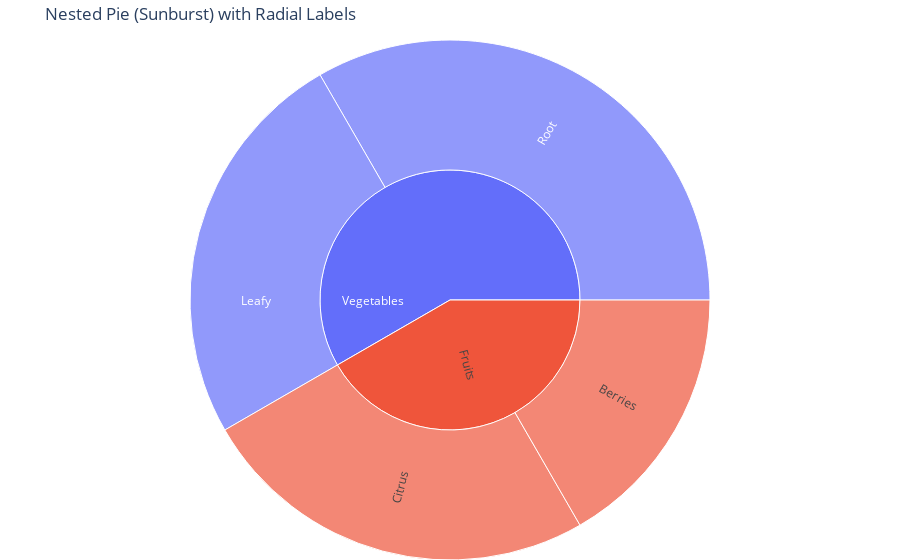

The code cell stored with this chart in its notebook:
### Code cell
import plotly.graph_objects as go

# Example data
labels = ["Fruits", "Vegetables", "Citrus", "Berries", "Root", "Leafy"]
parents = ["", "", "Fruits", "Fruits", "Vegetables", "Vegetables"]
values = [10, 14, 6, 4, 8, 6]

# Create nested sunburst chart
fig = go.Figure(go.Sunburst(
    labels=labels,
    parents=parents,
    values=values,
    branchvalues="total",
    insidetextorientation='radial'  # makes text perpendicular to the radius
))

fig.update_layout(
    margin=dict(t=40, l=0, r=0, b=0),
    title="Nested Pie (Sunburst) with Radial Labels"
)

fig.show()

### Figure 1 — Plotly figure (JSON) as saved in the notebook; plotly's stock layout.template omitted (floating-point values rounded to 4 significant figures)
{"data": [{"branchvalues": "total", "insidetextorientation": "radial", "labels": ["Fruits", "Vegetables", "Citrus", "Berries", "Root", "Leafy"], "parents": ["", "", "Fruits", "Fruits", "Vegetables", "Vegetables"], "type": "sunburst", "values": [10, 14, 6, 4, 8, 6]}], "layout": {"margin": {"b": 0, "l": 0, "r": 0, "t": 40}, "title": {"text": "Nested Pie (Sunburst) with Radial Labels"}}}
